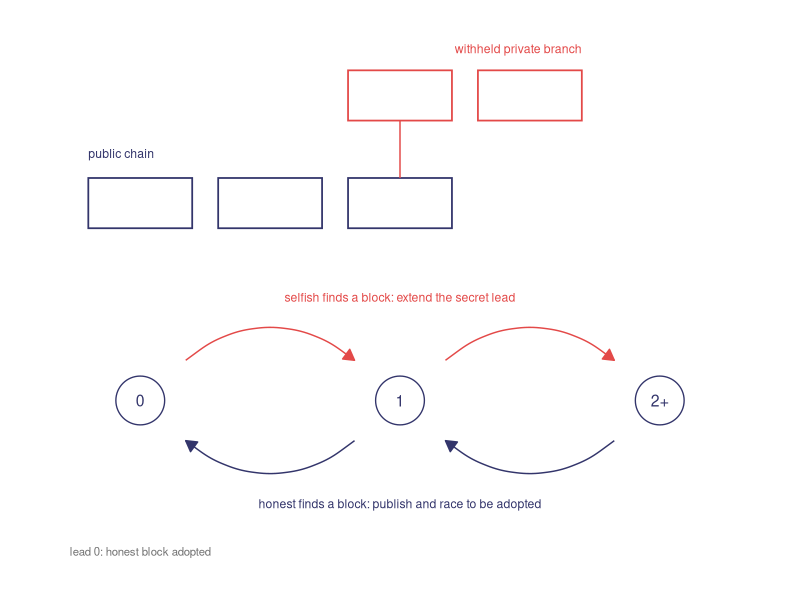
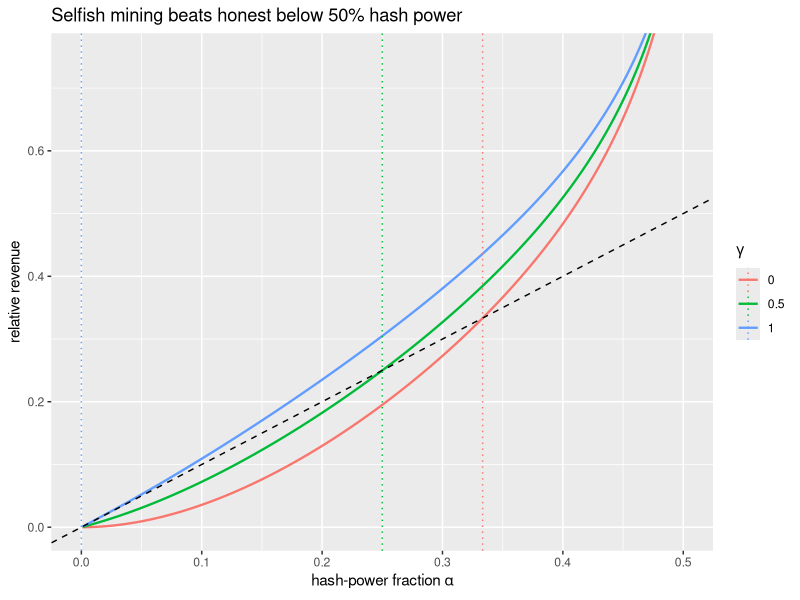
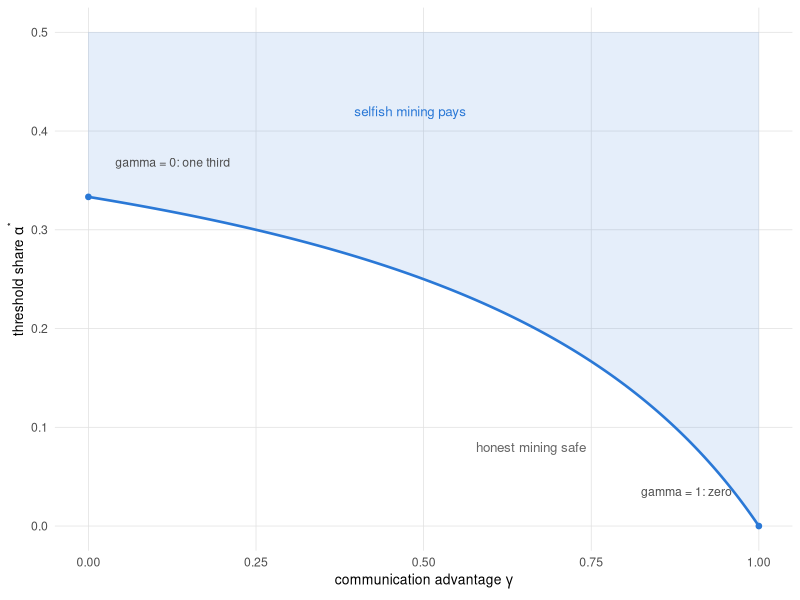

These figures' R source, in order:
## ---- chunk 1
pow_attack_cost <- function(network_hashrate_ths,
                            hours,
                            rent_per_ths_hour) {
  0.51 * network_hashrate_ths * hours *
    rent_per_ths_hour
}

# Illustrative figures, not a live measurement.
c(cost_6h  = pow_attack_cost(4e8, 6,  0.02),
  cost_24h = pow_attack_cost(4e8, 24, 0.02))
## ---- chunk 2
#| label: fig-selfish-states
#| fig-cap: 'The selfish miner modelled as a Markov chain on the lead it holds over the public chain. Finding a block extends a withheld private branch, drawn in red above the public chain, while an honest block prompts the miner to publish and race to have its branch adopted. The state records how many blocks the private branch leads by.'
library(ggplot2)

PAL <- c('#2a78d6', '#1baf7a', '#eda100', '#008300',
         '#4a3aa7', '#e34948', '#e87ba4', '#eb6834')

book_theme <- ggplot2::theme_minimal(base_size = 11) +
  ggplot2::theme(
    panel.grid.minor = ggplot2::element_blank(),
    panel.grid.major = ggplot2::element_line(
      linewidth = 0.25, colour = 'grey88'),
    axis.title = ggplot2::element_text(size = 10),
    legend.position = 'bottom')

indigo <- '#33356b'
attack_col <- '#e34948'

nodes <- data.frame(
  x = c(1, 3, 5), y = 0, lab = c('0', '1', '2+'))
pub <- data.frame(
  xmin = c(0.6, 1.6, 2.6), xmax = c(1.4, 2.4, 3.4),
  ymin = 1.2, ymax = 1.55)
wh <- data.frame(
  xmin = c(2.6, 3.6), xmax = c(3.4, 4.4),
  ymin = 1.95, ymax = 2.3)

ggplot() +
  geom_rect(data = pub, aes(xmin = xmin, xmax = xmax,
            ymin = ymin, ymax = ymax),
            fill = 'white', colour = indigo,
            linewidth = 0.6) +
  geom_rect(data = wh, aes(xmin = xmin, xmax = xmax,
            ymin = ymin, ymax = ymax),
            fill = 'white', colour = attack_col,
            linewidth = 0.6) +
  annotate('segment', x = 3, xend = 3,
           y = 1.55, yend = 1.95,
           colour = attack_col, linewidth = 0.5) +
  annotate('text', x = 0.6, y = 1.72,
           label = 'public chain', colour = indigo,
           size = 3.1, hjust = 0) +
  annotate('text', x = 4.4, y = 2.45,
           label = 'withheld private branch',
           colour = attack_col, size = 3.1, hjust = 1) +
  geom_point(data = nodes, aes(x, y), shape = 21,
             size = 16, fill = 'white', colour = indigo,
             stroke = 0.7) +
  geom_text(data = nodes, aes(x, y, label = lab),
            colour = indigo, size = 4) +
  annotate('curve', x = 1.35, xend = 2.65,
           y = 0.28, yend = 0.28, curvature = -0.4,
           colour = attack_col, linewidth = 0.5,
           arrow = arrow(length = unit(0.02, 'npc'),
                         type = 'closed')) +
  annotate('curve', x = 3.35, xend = 4.65,
           y = 0.28, yend = 0.28, curvature = -0.4,
           colour = attack_col, linewidth = 0.5,
           arrow = arrow(length = unit(0.02, 'npc'),
                         type = 'closed')) +
  annotate('text', x = 3, y = 0.72, colour = attack_col,
           size = 3.1,
           label = 'selfish finds a block: extend the secret lead') +
  annotate('curve', x = 2.65, xend = 1.35,
           y = -0.28, yend = -0.28, curvature = -0.4,
           colour = indigo, linewidth = 0.5,
           arrow = arrow(length = unit(0.02, 'npc'),
                         type = 'closed')) +
  annotate('curve', x = 4.65, xend = 3.35,
           y = -0.28, yend = -0.28, curvature = -0.4,
           colour = indigo, linewidth = 0.5,
           arrow = arrow(length = unit(0.02, 'npc'),
                         type = 'closed')) +
  annotate('text', x = 3, y = -0.72, colour = indigo,
           size = 3.1,
           label = 'honest finds a block: publish and race to be adopted') +
  annotate('text', x = 1, y = -1.05, colour = 'grey45',
           size = 2.9,
           label = 'lead 0: honest block adopted') +
  coord_cartesian(xlim = c(0.2, 5.8),
                  ylim = c(-1.2, 2.6)) +
  theme_void()
## ---- chunk 3
selfish_revenue <- function(alpha, gamma) {
  num <- alpha * (1 - alpha)^2 *
    (4 * alpha + gamma * (1 - 2 * alpha)) -
    alpha^3
  den <- 1 - alpha * (1 + (2 - alpha) * alpha)
  num / den
}

selfish_threshold <- function(gamma) {
  (1 - gamma) / (3 - 2 * gamma)
}

# Thresholds at the three communication regimes.
c(gamma_0   = selfish_threshold(0),
  gamma_0.5 = selfish_threshold(0.5),
  gamma_1   = selfish_threshold(1))
## ---- chunk 4
#| label: fig-selfish
#| fig-cap: 'Selfish-mining relative revenue against honest mining. Each curve is R(alpha, gamma) for one communication advantage; the dashed line is the honest baseline y = alpha. Where a curve rises above the dashed line, withholding pays. Vertical marks show the profitability thresholds (1-gamma)/(3-2gamma).'
library(dplyr)
library(tidyr)
library(ggplot2)

gammas <- c(0, 0.5, 1)
alpha_grid <- seq(0.001, 0.499, length.out = 400)

curves <- expand_grid(gamma = gammas,
                      alpha = alpha_grid) |>
  mutate(revenue = selfish_revenue(alpha, gamma),
         gamma = factor(gamma))

thresholds <- tibble(
  gamma = factor(gammas),
  alpha_star = selfish_threshold(gammas))

ggplot(curves,
       aes(alpha, revenue, colour = gamma)) +
  geom_line(linewidth = 0.8) +
  geom_abline(slope = 1, intercept = 0,
              linetype = 2) +
  geom_vline(data = thresholds,
             aes(xintercept = alpha_star,
                 colour = gamma),
             linetype = 3) +
  coord_cartesian(xlim = c(0, 0.5),
                  ylim = c(0, 0.75)) +
  labs(x = expression('hash-power fraction ' *
                        alpha),
       y = 'relative revenue',
       colour = expression(gamma),
       title = paste('Selfish mining beats honest',
                     'below 50% hash power'))
## ---- chunk 5
#| label: fig-threshold
#| fig-cap: 'The selfish-mining profitability threshold falls as the communication advantage grows. The curve is the safe-share boundary (1-gamma)/(3-2gamma); a miner whose share lands in the shaded region above the curve earns more by withholding, while a miner below it does better mining honestly. The safe share is one third when the attacker has no propagation edge and vanishes as gamma approaches one.'
gamma_grid <- seq(0, 1, length.out = 200)
thr_df <- tibble::tibble(
  gamma = gamma_grid,
  alpha_star = selfish_threshold(gamma_grid))

ggplot(thr_df, aes(gamma, alpha_star)) +
  geom_ribbon(aes(ymin = alpha_star, ymax = 0.5),
              fill = PAL[1], alpha = 0.12) +
  geom_line(colour = PAL[1], linewidth = 0.9) +
  annotate('text', x = 0.48, y = 0.42,
           label = 'selfish mining pays',
           colour = PAL[1], size = 3.4) +
  annotate('text', x = 0.66, y = 0.08,
           label = 'honest mining safe',
           colour = 'grey40', size = 3.4) +
  annotate('point', x = 0, y = 1 / 3,
           colour = PAL[1], size = 1.6) +
  annotate('text', x = 0.04, y = 1 / 3 + 0.035,
           hjust = 0, label = 'gamma = 0: one third',
           colour = 'grey30', size = 3.1) +
  annotate('point', x = 1, y = 0,
           colour = PAL[1], size = 1.6) +
  annotate('text', x = 0.96, y = 0.035, hjust = 1,
           label = 'gamma = 1: zero',
           colour = 'grey30', size = 3.1) +
  coord_cartesian(ylim = c(0, 0.5)) +
  labs(x = expression('communication advantage ' *
                        gamma),
       y = expression('threshold share ' *
                        alpha^'*')) +
  book_theme
## ---- chunk 6
# SYNTHETIC illustration, not a live measurement.
small_chain_hashrate_ths <- 4e5   # 1/1000 of large
attack_window_hours      <- 6     # confirmations
rent_per_ths_hour        <- 0.02

attack_cost <- pow_attack_cost(
  small_chain_hashrate_ths,
  attack_window_hours,
  rent_per_ths_hour)

offchain_value_of_edit <- 3e6     # avoided liability

c(attack_cost_usd  = attack_cost,
  offchain_value   = offchain_value_of_edit,
  ratio_value_cost = offchain_value_of_edit /
    attack_cost)
## ---- chunk 7
#| label: tbl-ledger-threat
knitr::kable(
  tibble::tibble(
    Quantity = c(
      'Small-chain hash rate (TH/s)',
      'Attack window (hours)',
      'Rental price (USD per TH/s-hour)',
      'Rental cost of the reorg (USD)',
      'Off-chain value of the edit (USD)',
      'Value-to-cost ratio'),
    Value = c(
      format(small_chain_hashrate_ths, big.mark = ',',
             scientific = FALSE),
      format(attack_window_hours),
      format(rent_per_ths_hour),
      format(round(attack_cost), big.mark = ',',
             scientific = FALSE),
      format(offchain_value_of_edit, big.mark = ',',
             scientific = FALSE),
      paste0(round(offchain_value_of_edit /
                     attack_cost), ' to 1'))),
  caption = paste('The hospital-consortium threat',
                  'model, SYNTHETIC, priced on both',
                  'sides of the ledger.'),
  align = c('l', 'r'))
## ---- chunk 8
library(tibble)

pos_attack_cost <- function(total_staked_usd,
                            slash_fraction = 1) {
  0.34 * total_staked_usd * slash_fraction
}

# Illustrative, not a live measurement.
tibble(
  mechanism = c('PoW rental (6h)',
                'PoW rental (24h)',
                'PoS stake-at-risk'),
  cost_usd = c(
    pow_attack_cost(4e8, 6,  0.02),
    pow_attack_cost(4e8, 24, 0.02),
    pos_attack_cost(1e11, 1)),
  recovered = c('most (hardware retains value)',
                'most (hardware retains value)',
                'little (slashed)'))
## ---- chunk 9
gamma_seq <- c(0, 0.25, 0.5, 0.75, 1)

tibble(
  gamma = gamma_seq,
  safe_share_upper = selfish_threshold(gamma_seq),
  revenue_at_share =
    selfish_revenue(selfish_threshold(gamma_seq) +
                      1e-6, gamma_seq))
